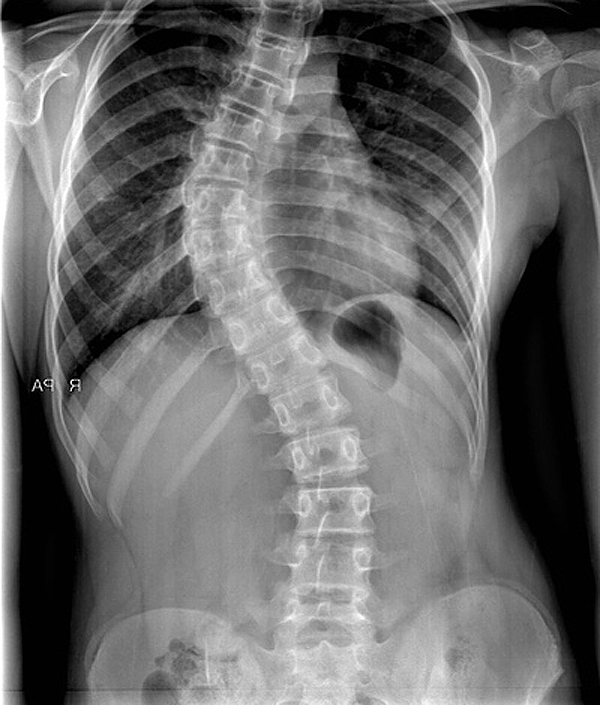
#> input picture l_cnn/ex3.jpg, 600 x 705 px, given in place of ex2_ppp.png, which was not available
$ python def_filter2.py   (older library calls are emulated)
#> lines starting #> are read from the running program, lines starting #| are printed output that depends on the picture; after the words box and inside, x2 and y2 are one past the last pixel; in counts of white or black regions, pixels touching at a corner belong together; pictures that were not available may be replaced by others from this repository, and a replacement may not be noted
import numpy as np
from matplotlib import pyplot as plt
from scipy import interpolate
import cv2
import imutils
from operator import is_not
from functools import partial
from pylab import *
from random import *


img = cv2.imread('ex2_ppp.png', cv2.IMREAD_COLOR)
#> img is the input picture: shape (705, 600, 3); min 0, max 255, mean 108.2
dimensions = img.shape
#> dimensions = (705, 600, 3)
altura = img.shape[0]
#> altura = 705
width = img.shape[1]
#> width = 600
print(width)
#| 600
ancho = int(width)
#> ancho = 600
altura2 = int(altura)
#> altura2 = 705
alfa = int(altura/12)
#> alfa = 58
cons = 0

a = np.empty((13, 50), dtype=object)
for i in range(0, 13):

    cons1 = cons
    cons2 = cons1+alfa
    print("____")
    image = img[cons1:cons2, 0:ancho]

    #convirtiendo a escala de grises
    gray = cv2.cvtColor(image, cv2.COLOR_BGR2GRAY)
    #aplicando desenfoque gaussiano
    blurred = cv2.GaussianBlur(gray, (5, 5), 0)
    #threshold?
    thresh = cv2.threshold(blurred, 60, 200, cv2.THRESH_BINARY)[1]
    cnts = cv2.findContours(
        thresh.copy(), cv2.RETR_EXTERNAL, cv2.CHAIN_APPROX_SIMPLE)

    cnts = cnts[0] if imutils.is_cv2() else cnts[1]
    count = 1
    for c in cnts:
        M = cv2.moments(c)

        if M["m00"] != 0:
            cX = int(M["m10"] / M["m00"])
            cY = int(M["m01"] / M["m00"])
        else:
                cX, cY = 0, 0
        xx = str(cX)+","+str(cY)
        print(i)
        a[i][count] = [cX, cY]
        print(xx)

        cv2.drawContours(image, [c], -1, (0, 0, 255), 2)
        #CIRCULO DE CENTRO
        cv2.circle(image, (cX, cY), 7, (0, 0, 255), -1)
        #COORDENADAS
        cv2.putText(image, xx, (cX - 50, cY - 50),
                    #TIPO DE LETRA, COLOR?
                    cv2.FONT_HERSHEY_SIMPLEX, 0.5, (0, 0, 255), 2)

        count = count+1
    cons = cons2
    i = i+1
#> this loop made 13 passes
#> pass 1, `image = img[cons1:cons2, 0:ancho]`:
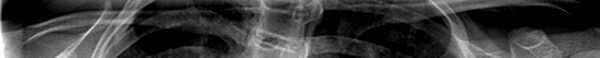
#> image: shape (58, 600, 3); min 0, max 255, mean 56.2
#> pass 1, `thresh = cv2.threshold(blurred, 60, 200, cv2.THRESH_BINARY)[1]`:
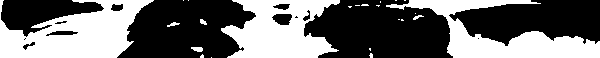
#> thresh: shape (58, 600); values 0 (black) and 200 (white), 42.1% white; 23 white regions (16 under 20 px), largest, box (x1, y1, x2, y2) and area: (0, 0, 154, 58) 5388, (386, 0, 600, 58) 4556, (221, 0, 340, 58) 4497

cero = [0, 0]
b = [[cero if x is None else x for x in c] for c in a]
#> b = 13 items
b = b[::-1]


def igualador(l):
    contador = 1
    for i in range(2, 13):
        for ii in range(0, 50):
            l[i][ii][1] += alfa*contador
        contador = contador+1
    return l


b = igualador(b)


def reemplazador(l):

    for u in range(1, 13):
        for uu in range(0, 50):
            if (l[u][uu][0] == 0):
                l[u][uu] = None
            else:
                pass
    return l


b = reemplazador(b)

print("altura", altura2)
#| altura 705
print("ancho", ancho)
#| ancho 600

ax = np.zeros(shape=(13, 1), dtype=object)
contador = 0


def limpio(l):
    tam = len(l)
    a = []
    for i in range(0, tam):
        if(l[i] != None):
            a.append(l[i])
    return a


def rellenador(l, ancho, largo):
    tam = len(l)
    largo = int(largo/12)
    ancho = int(ancho/2)
    for i in range(1, tam):
        if (l[i] == []):
            relleno = [ancho, largo*i]
            l[i].append(relleno)
        else:
            pass
    return l


def seleccionador(l):
    a = []
    tam = len(l)
    for i in range(1, tam):
        tam1 = (len(l[i])-1)

        a.append(l[i][randint(0, tam1)])
    return a

lis_2 = []

for i in range(1, 13):
    a = limpio(b[i])
    lis_2.append(a)
#> this loop made 12 passes
#> a on passes 1, 2, 3, 4, 5, 6, 9: [[323, 28], [8, 28]], [[320, 86], [7, 87]], [[597, 125], [309, 144], [7, 143]], [[595, 199], [289, 202], [8, 202]], [[593, 259], [274, 260], [8, 261]], [[37, 326], [591, 316], [274, 318], [7, 317]], [[111, 518], [152, 493], [159, 469], [368, 493], [57, 490]]
#> after the loop, lis_2 = 12 items
print("*"*20)
print (lis_2)
#> (printed output is left out)
print("*"*20)
lis_3 = []
lis_3 = rellenador(lis_2, ancho, altura2)
#> in rellenador, `tam = len(l)`: tam = 12
#> lis_3 = 12 items

ax = seleccionador(lis_3)
#> in seleccionador, `tam = len(l)`: tam = 12
#> the loop in seleccionador, `for i in range(1, tam):` made 11 passes
#> tam1 on passes 1 to 11: 1, 2, 2, 2, 3, 6, 6, 4, 9, 14, 13
#> after the loop in seleccionador, `for i in range(1, tam):`: a = [[7, 87], [309, 144], [595, 199], [274, 260], [7, 317], [126, 360], [53, 431], [159, 469], [356, 530], [414, 625], [378, 643]]
#> ax has the same summary as a in seleccionador

print(ax)
#| [[7, 87], [309, 144], [595, 199], [274, 260], [7, 317], [126, 360], [53, 431], [159, 469], [356, 530], [414, 625], [378, 643]]

ancho2 = int(ancho/2)
#> ancho2 = 300
axx = np.asarray(ax)
#> axx has the same summary as a in seleccionador
bx = np.array([[ancho2, altura2]])
#> bx = [[300, 705]]
cx = np.concatenate((axx, bx), axis=0)
#> cx = [[7, 87], [309, 144], [595, 199], [274, 260], [7, 317], [126, 360], [53, 431], [159, 469], [356, 530], [414, 625], [378, 643], [300, 705]]
dx = np.array([[ancho2, 0]])
#> dx = [[300, 0]]
axx = np.concatenate((dx, cx), axis=0)
#> axx = 13 rows, first 8: [300, 0], [7, 87], [309, 144], [595, 199], [274, 260], [7, 317], [126, 360], [53, 431]
axx = np.array(axx.T)
tck, u = interpolate.splprep(axx, s=0)
#> tck = 3 items; u = [0, 0.133, 0.266, 0.393, 0.535, 0.653, 0.708, 0.752, 0.801, 0.891, 0.939, 0.957, 1]
unew = np.arange(0, 1.01, 0.01)
out = interpolate.splev(unew, tck)
#> out = 2 items


img = plt.imread("ex2.jpg")
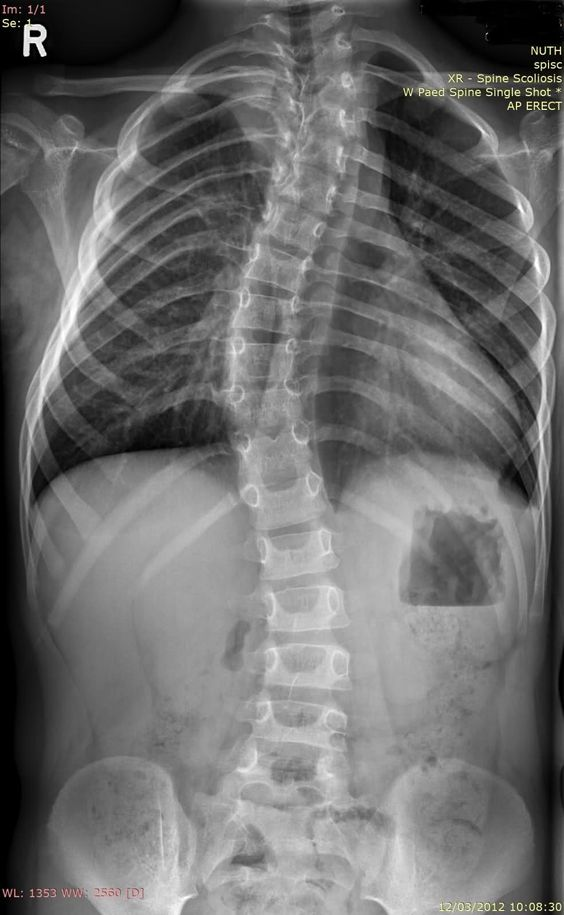
#> input picture l_cnn/ex2.jpg, 564 x 915 px, found by its file name
#> img is the input picture: shape (915, 564, 3); mean R, G, B 108.9, 108.8, 108.6
fig, ax = plt.subplots()
ax.imshow(img)

plt.plot(out[0], out[1], color='orange')
plt.plot(axx[0, :], axx[1, :], 'ob')
plt.show()
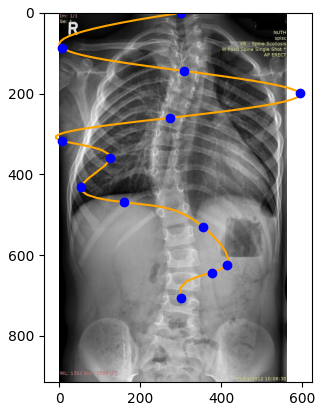
#> figure drawn by matplotlib, 1 panel
